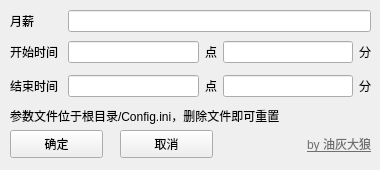
<?xml version="1.0" encoding="UTF-8"?>
<ui version="4.0">
 <class>Setting</class>
 <widget class="QWidget" name="Setting">
  <property name="geometry">
   <rect>
    <x>0</x>
    <y>0</y>
    <width>380</width>
    <height>170</height>
   </rect>
  </property>
  <property name="windowTitle">
   <string>Setting</string>
  </property>
  <property name="windowIcon">
   <iconset resource="ResourceFile.qrc">
    <normaloff>:/Image/Resource/touch_fish.png</normaloff>:/Image/Resource/touch_fish.png</iconset>
  </property>
  <widget class="QPushButton" name="apply_button">
   <property name="geometry">
    <rect>
     <x>10</x>
     <y>130</y>
     <width>93</width>
     <height>28</height>
    </rect>
   </property>
   <property name="text">
    <string>确定</string>
   </property>
  </widget>
  <widget class="QPushButton" name="cancel_button">
   <property name="geometry">
    <rect>
     <x>120</x>
     <y>130</y>
     <width>93</width>
     <height>28</height>
    </rect>
   </property>
   <property name="text">
    <string>取消</string>
   </property>
  </widget>
  <widget class="QLabel" name="descript">
   <property name="geometry">
    <rect>
     <x>10</x>
     <y>100</y>
     <width>491</width>
     <height>31</height>
    </rect>
   </property>
   <property name="text">
    <string>参数文件位于根目录/Config.ini，删除文件即可重置</string>
   </property>
   <property name="alignment">
    <set>Qt::AlignLeading|Qt::AlignLeft|Qt::AlignVCenter</set>
   </property>
  </widget>
  <widget class="QWidget" name="layoutWidget">
   <property name="geometry">
    <rect>
     <x>10</x>
     <y>10</y>
     <width>361</width>
     <height>90</height>
    </rect>
   </property>
   <layout class="QGridLayout" name="gridLayout">
    <item row="1" column="1">
     <layout class="QHBoxLayout" name="horizontalLayout">
      <item>
       <widget class="QLineEdit" name="start_h_input">
        <property name="text">
         <string/>
        </property>
       </widget>
      </item>
      <item>
       <widget class="QLabel" name="label_2">
        <property name="text">
         <string>点</string>
        </property>
       </widget>
      </item>
      <item>
       <widget class="QLineEdit" name="start_m_input"/>
      </item>
      <item>
       <widget class="QLabel" name="label_3">
        <property name="text">
         <string>分</string>
        </property>
       </widget>
      </item>
     </layout>
    </item>
    <item row="0" column="0">
     <widget class="QLabel" name="label_10">
      <property name="text">
       <string>月薪</string>
      </property>
     </widget>
    </item>
    <item row="0" column="1">
     <widget class="QLineEdit" name="month_salary_input"/>
    </item>
    <item row="2" column="0">
     <widget class="QLabel" name="label_4">
      <property name="text">
       <string>结束时间 </string>
      </property>
     </widget>
    </item>
    <item row="1" column="0">
     <widget class="QLabel" name="label">
      <property name="text">
       <string>开始时间 </string>
      </property>
     </widget>
    </item>
    <item row="2" column="1">
     <layout class="QHBoxLayout" name="horizontalLayout_2">
      <item>
       <widget class="QLineEdit" name="end_h_input"/>
      </item>
      <item>
       <widget class="QLabel" name="label_5">
        <property name="text">
         <string>点</string>
        </property>
       </widget>
      </item>
      <item>
       <widget class="QLineEdit" name="end_m_input"/>
      </item>
      <item>
       <widget class="QLabel" name="label_6">
        <property name="text">
         <string>分</string>
        </property>
       </widget>
      </item>
     </layout>
    </item>
   </layout>
  </widget>
  <widget class="QPushButton" name="developer_button">
   <property name="geometry">
    <rect>
     <x>280</x>
     <y>130</y>
     <width>91</width>
     <height>28</height>
    </rect>
   </property>
   <property name="cursor">
    <cursorShape>PointingHandCursor</cursorShape>
   </property>
   <property name="styleSheet">
    <string notr="true">text-align:right;
border-style:outset;
border-width:0px;
color:rgb(111, 111, 111);
text-decoration:underline;</string>
   </property>
   <property name="text">
    <string>by 油灰大狼</string>
   </property>
  </widget>
  <zorder>developer_button</zorder>
  <zorder>apply_button</zorder>
  <zorder>cancel_button</zorder>
  <zorder>descript</zorder>
  <zorder>layoutWidget</zorder>
 </widget>
 <resources>
  <include location="ResourceFile.qrc"/>
 </resources>
 <connections/>
</ui>
